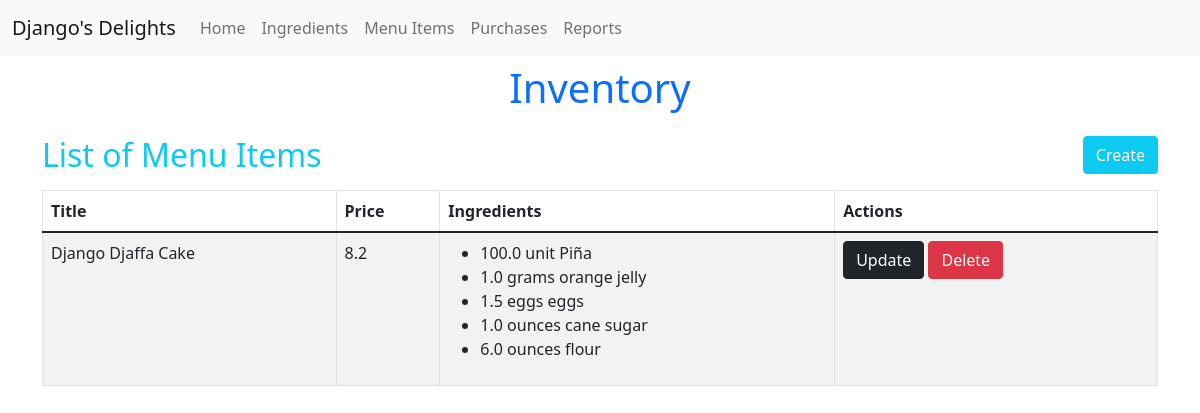
/menuitem/list, run on an earlier commit of the app's database.
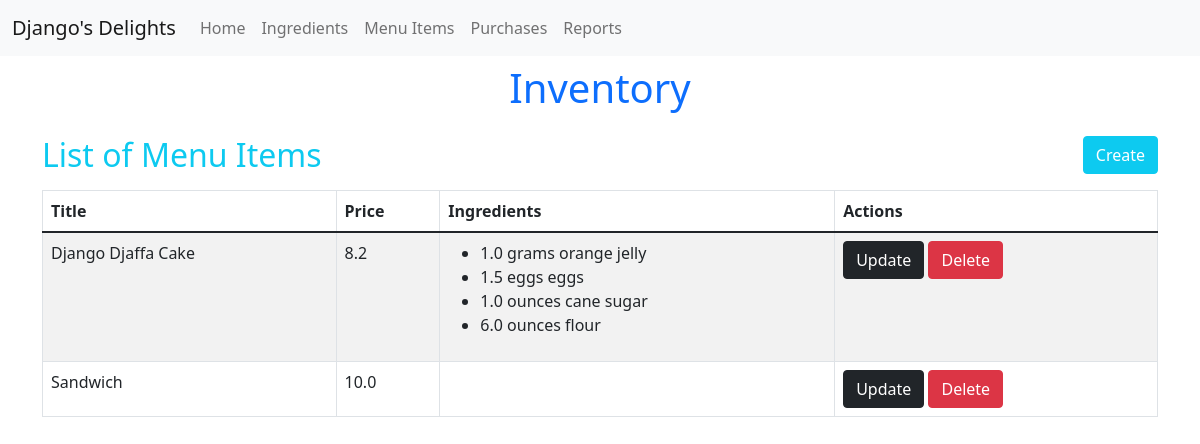
And on a later commit of the database.
### inventory/models.py (models this page shows, shortened)
class MenuItem(models.Model):
    title = models.CharField(max_length=100, unique=True)
    price = models.FloatField(default=0.00)

class RecipeRequirement(models.Model):
    menu_item = models.ForeignKey(MenuItem, on_delete=models.CASCADE)
    ingredient = models.ForeignKey(Ingredient, on_delete=models.CASCADE)
    quantity = models.FloatField(default=0)

class Ingredient(models.Model):
    name = models.CharField(max_length=200, unique=True)
    quantity = models.FloatField(default=0)
    unit = models.CharField(max_length=50)
    unit_price = models.FloatField(default=0)

### inventory/views.py (the view)
# urls.py: path('menuitem/list', views.MenuItemList.as_view(),name="menuitemlist"),
class MenuItemList(ListView):
   model = MenuItem
   template_name = "inventory/menuitem/menuitem.html"

### inventory/templates/inventory/menuitem/menuitem.html (shortened to what this page needs)
{% extends "base.html" %}
{% load static %}
{% block content %}
<h1 class="text-primary text-center my-2">Inventory</h1>
<div class="container">
    <div class="d-flex justify-content-between align-items-center">
        <h2 class="text-info my-3">List of Menu Items</h2>
        <a href="{% url 'menuitemcreate' %}" class="btn btn-info text-white">Create</a>
    </div>
    <table class="table inventory-table table-bordered table-striped table-hover">
        <thead>
            <tr>
                <th>Title</th>
                <th>Price</th>
                <th>Ingredients</th>
                <th>Actions</th>
            </tr>
        </thead>
        <tbody>
            {% for menuitem in object_list %}
            <tr>
                <td>
                    {{ menuitem.title }}
                </td>
                <td class="price">{{ menuitem.price|stringformat:".1f" }}</td>
                <td>
                    <ul class="menu-item-ingredients">
                        {% for recipe_requirement in menuitem.reciperequirement_set.all %}
                        <li>{{ recipe_requirement.quantity }} {{recipe_requirement.ingredient.unit }} {{ recipe_requirement.ingredient.name }}</li>
                        {% endfor %}
                    </ul>
                </td>
                <td>
                    <a class="btn btn-dark ml-2" href="{% url 'menuitemupdate' menuitem.id %}">Update</a>
                    <a class="btn btn-danger " href="{% url 'menuitemdelete' menuitem.id %}">Delete</a>
                </td>
            </tr>
            {% endfor %}
        </tbody>
    </table>
</div>
{% endblock %}

What changed in the data, as far as the page shows it:
removed RecipeRequirement: quantity "100.0", ingredient.unit "unit", ingredient.name "Piña", shown under MenuItem "Django Djaffa Cake"
added MenuItem: title "Sandwich", price "10.0"
